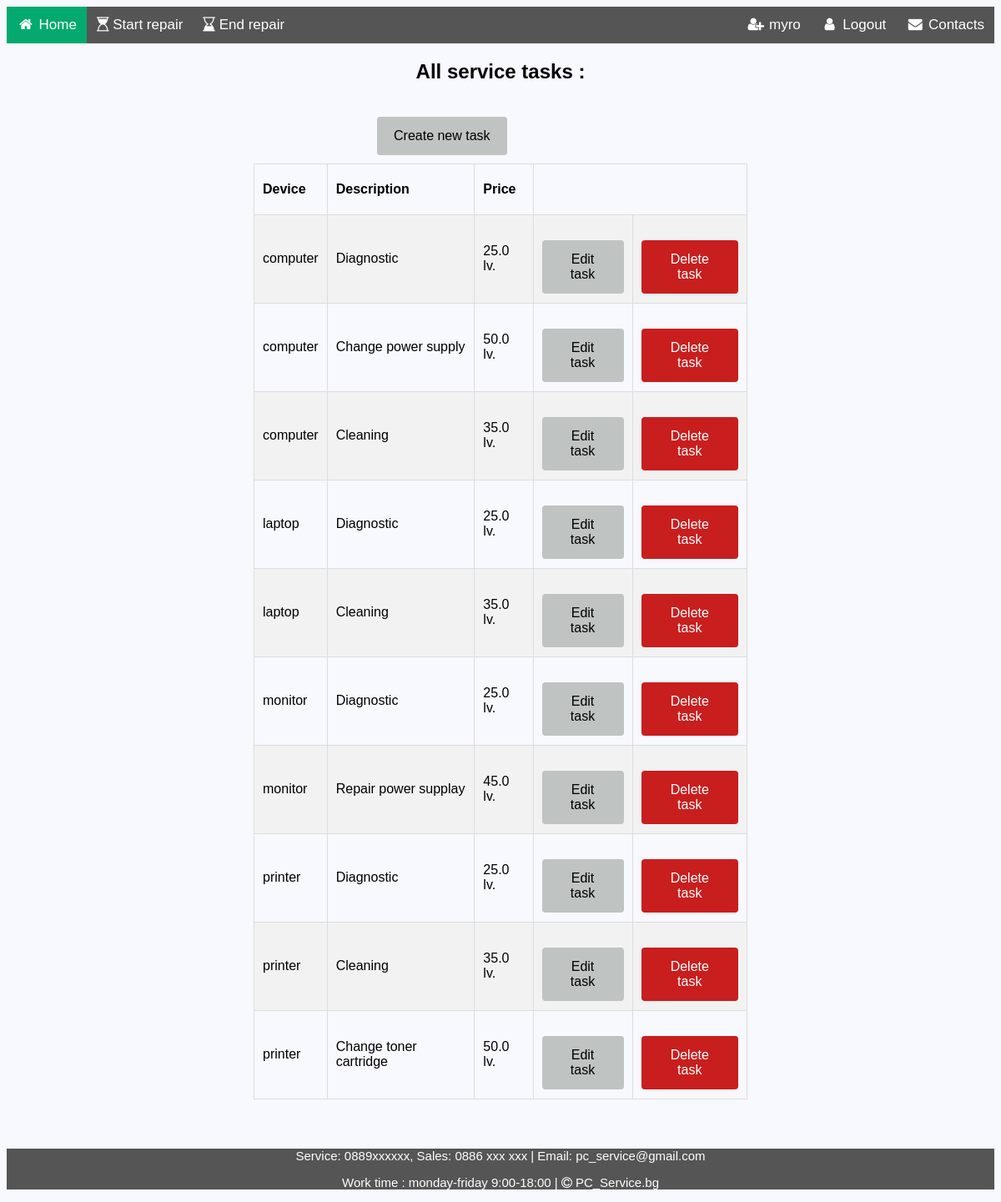
The app's page /info/all-tasks/ (signed in), older data.
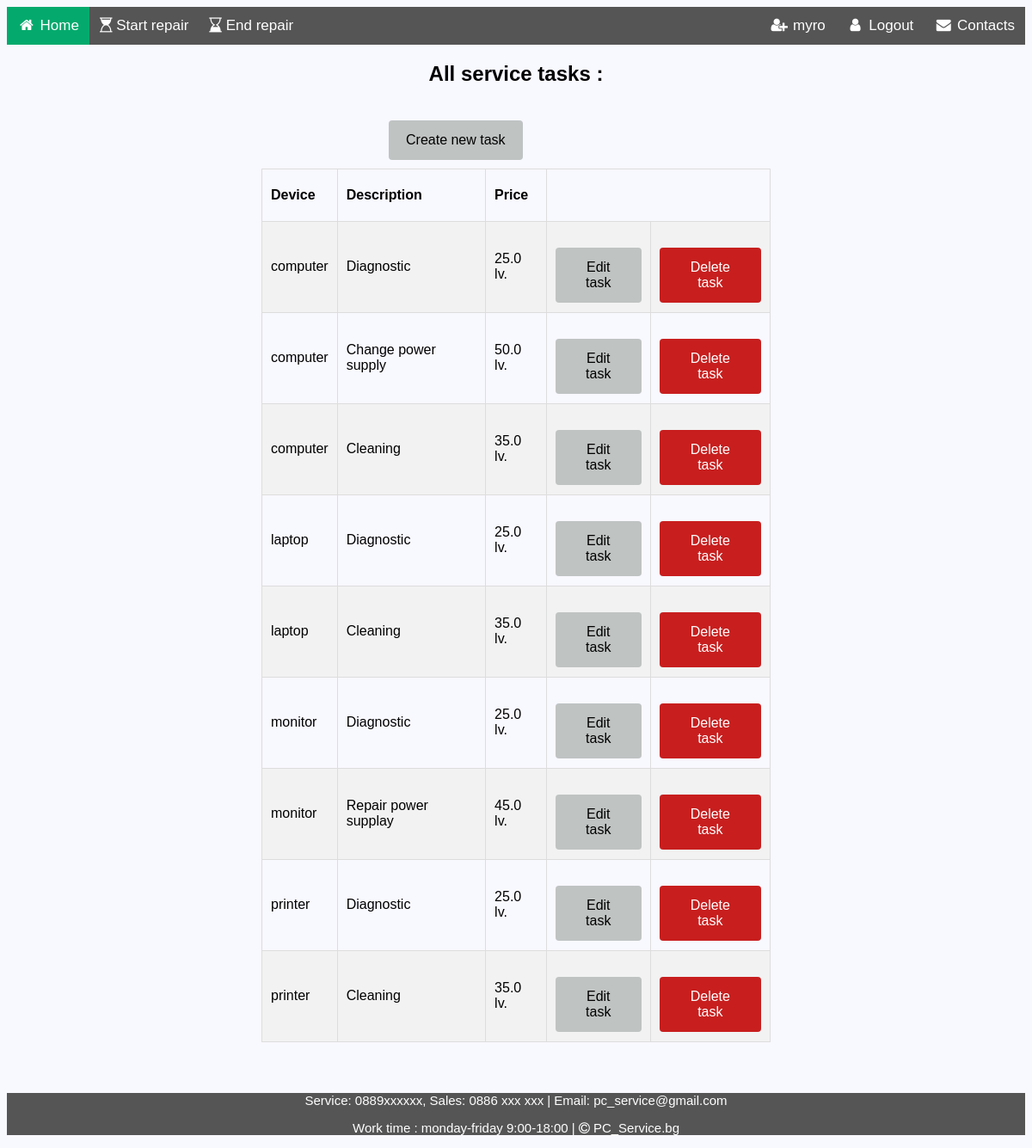
The same page, newer data.
### sm_system/common/models.py (models this page shows, shortened)
class ServiceInfo(models.Model):
    DEVICE_MAX_LENGTH = 20
    DESCRIPTION_MAX_LENGTH = 200
    PRICE_MAX_LENGTH = 20
    device = models.CharField(
        max_length=DEVICE_MAX_LENGTH,
        choices=DEVICE,
        null=False,
        blank=False,
    )
    description = models.CharField(
        max_length=DESCRIPTION_MAX_LENGTH,
        null=False,
        blank=False,
    )
    price = models.FloatField(
        default= 0.00,
        null=False,
        blank=False,
    )
    class Meta:
        ordering = ('pk',)

### sm_system/common/views.py (the view)
# urls.py: path('all-tasks/', AllTasksListView.as_view(), name='all_tasks'),
class AllTasksListView(auth_mixins.LoginRequiredMixin, ListView):
    model = ServiceInfo
    template_name = 'common/all_tasks.html'
    def get_queryset(self):
        return super().get_queryset()

### templates/common/all_tasks.html
{% extends 'home_page.html' %}
{% load static %}
{% block content %}
<div class="info div">
    <h2 class="headers"> All service tasks :</h2>
    <div>
        <a href="{% url 'create_task'%}" class="button">Create new task</a>
    </div>
    <table class="table">
        <tr >
            <th>Device</th>
            <th>Description</th>
            <th>Price</th>
        </tr>
        {% for row in object_list %}
        <tr>
            <td>{{ row.device }}</td>
            <td >{{ row.description }}</td>
            <td>{{ row.price }} lv.</td>
            <td><a class="edit-button" href="{% url 'edit_task' pk=row.pk %}" >Edit task</a></td>
            <td><a class="edit-button" style="background-color: #c81e1e; color:white" href="{% url 'delete_task' pk=row.pk %}" >Delete task</a></td>
        </tr>
        {% empty %}
            <p>No records !</p>
        {% endfor %}
    </table>
</div>
{% endblock %}

Row changes from the older to the newer data that the page shows:
removed ServiceInfo: device "printer", description "Change toner cartridge", price "50.0"
